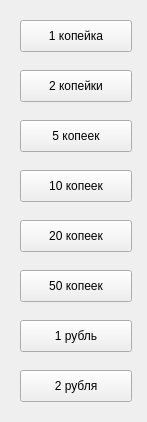
<?xml version="1.0" encoding="UTF-8"?>
<ui version="4.0">
 <class>CoinReceiverWidget</class>
 <widget class="QWidget" name="CoinReceiverWidget">
  <property name="geometry">
   <rect>
    <x>0</x>
    <y>0</y>
    <width>147</width>
    <height>422</height>
   </rect>
  </property>
  <property name="windowTitle">
   <string>Coin Receiver</string>
  </property>
  <widget class="QPushButton" name="btn1kopeck">
   <property name="geometry">
    <rect>
     <x>20</x>
     <y>20</y>
     <width>112</width>
     <height>32</height>
    </rect>
   </property>
   <property name="text">
    <string>1 копейка</string>
   </property>
  </widget>
  <widget class="QPushButton" name="btn2kopecks">
   <property name="geometry">
    <rect>
     <x>20</x>
     <y>70</y>
     <width>112</width>
     <height>32</height>
    </rect>
   </property>
   <property name="text">
    <string>2 копейки</string>
   </property>
  </widget>
  <widget class="QPushButton" name="btn5kopecks">
   <property name="geometry">
    <rect>
     <x>20</x>
     <y>120</y>
     <width>112</width>
     <height>32</height>
    </rect>
   </property>
   <property name="text">
    <string>5 копеек</string>
   </property>
  </widget>
  <widget class="QPushButton" name="btn10kopecks">
   <property name="geometry">
    <rect>
     <x>20</x>
     <y>170</y>
     <width>112</width>
     <height>32</height>
    </rect>
   </property>
   <property name="text">
    <string>10 копеек</string>
   </property>
  </widget>
  <widget class="QPushButton" name="btn20kopecks">
   <property name="geometry">
    <rect>
     <x>20</x>
     <y>220</y>
     <width>112</width>
     <height>32</height>
    </rect>
   </property>
   <property name="text">
    <string>20 копеек</string>
   </property>
  </widget>
  <widget class="QPushButton" name="btn50kopecks">
   <property name="geometry">
    <rect>
     <x>20</x>
     <y>270</y>
     <width>112</width>
     <height>32</height>
    </rect>
   </property>
   <property name="text">
    <string>50 копеек</string>
   </property>
  </widget>
  <widget class="QPushButton" name="btn1ruble">
   <property name="geometry">
    <rect>
     <x>20</x>
     <y>320</y>
     <width>112</width>
     <height>32</height>
    </rect>
   </property>
   <property name="text">
    <string>1 рубль</string>
   </property>
  </widget>
  <widget class="QPushButton" name="btn2rubles">
   <property name="geometry">
    <rect>
     <x>20</x>
     <y>370</y>
     <width>112</width>
     <height>32</height>
    </rect>
   </property>
   <property name="text">
    <string>2 рубля</string>
   </property>
  </widget>
 </widget>
 <resources/>
 <connections/>
</ui>
